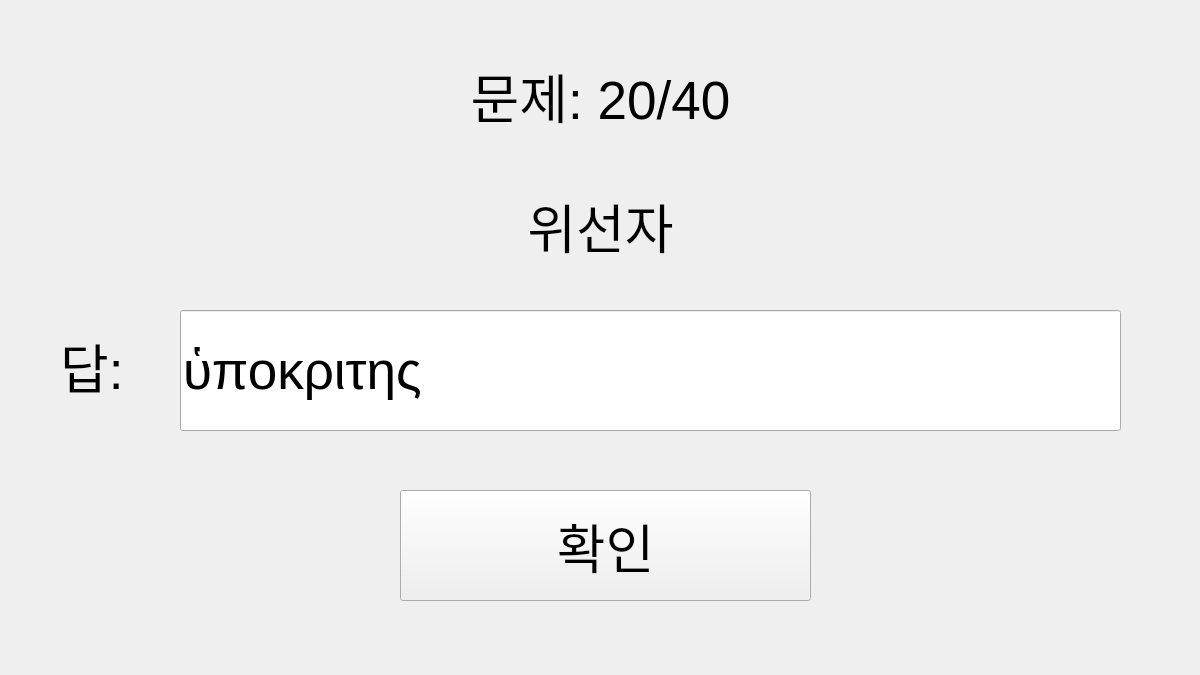
<?xml version="1.0" encoding="UTF-8"?>
<ui version="4.0">
 <class>Form</class>
 <widget class="QWidget" name="Form">
  <property name="geometry">
   <rect>
    <x>0</x>
    <y>0</y>
    <width>1200</width>
    <height>675</height>
   </rect>
  </property>
  <property name="windowTitle">
   <string>Form</string>
  </property>
  <widget class="QLineEdit" name="userLine">
   <property name="geometry">
    <rect>
     <x>180</x>
     <y>310</y>
     <width>941</width>
     <height>121</height>
    </rect>
   </property>
   <property name="font">
    <font>
     <pointsize>40</pointsize>
    </font>
   </property>
   <property name="text">
    <string>ὑποκριτης</string>
   </property>
  </widget>
  <widget class="QLabel" name="questionLabel">
   <property name="geometry">
    <rect>
     <x>90</x>
     <y>180</y>
     <width>1021</width>
     <height>91</height>
    </rect>
   </property>
   <property name="font">
    <font>
     <pointsize>40</pointsize>
    </font>
   </property>
   <property name="text">
    <string>위선자</string>
   </property>
   <property name="alignment">
    <set>Qt::AlignCenter</set>
   </property>
  </widget>
  <widget class="QLabel" name="label_4">
   <property name="geometry">
    <rect>
     <x>60</x>
     <y>310</y>
     <width>101</width>
     <height>111</height>
    </rect>
   </property>
   <property name="font">
    <font>
     <pointsize>40</pointsize>
    </font>
   </property>
   <property name="text">
    <string>답:</string>
   </property>
  </widget>
  <widget class="QLabel" name="indexLabel">
   <property name="geometry">
    <rect>
     <x>90</x>
     <y>50</y>
     <width>1021</width>
     <height>91</height>
    </rect>
   </property>
   <property name="font">
    <font>
     <pointsize>40</pointsize>
    </font>
   </property>
   <property name="text">
    <string>문제: 20/40</string>
   </property>
   <property name="alignment">
    <set>Qt::AlignCenter</set>
   </property>
  </widget>
  <widget class="QPushButton" name="EnterButton">
   <property name="geometry">
    <rect>
     <x>400</x>
     <y>490</y>
     <width>411</width>
     <height>111</height>
    </rect>
   </property>
   <property name="font">
    <font>
     <pointsize>40</pointsize>
    </font>
   </property>
   <property name="text">
    <string>확인</string>
   </property>
  </widget>
 </widget>
 <resources/>
 <connections/>
</ui>
